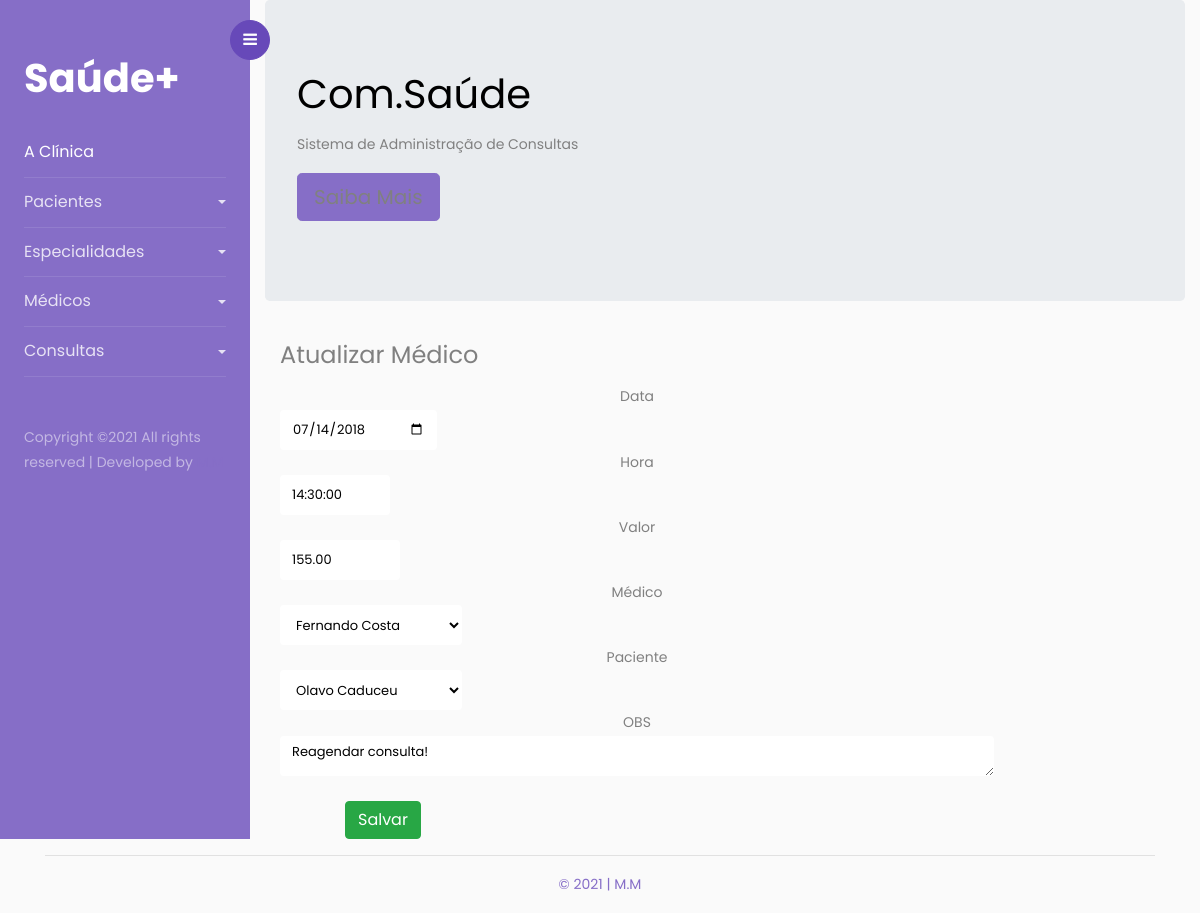
Screenshot of /index.php?pagina=aggiorna_appunta.php&idConsulta=1 with the database file from the repository.
### tables this page shows
CREATE TABLE IF NOT EXISTS `consulta` (
  `id_consulta` INT NOT NULL AUTO_INCREMENT COMMENT 'Id da Tabela consulta',
  `data_consulta` DATE NOT NULL COMMENT 'Data da Consulta',
  `hora_consulta` TIME(0) NOT NULL COMMENT 'Hora da Consulta\nHH:MM',
  `valor_consulta` DECIMAL(6,2) NOT NULL COMMENT 'Valor da Consulta\nEx.: 1250,50 - 850,00\n',
  `observacao_consulta` VARCHAR(200) CHARACTER SET 'utf8' COLLATE 'utf8_general_ci' NULL COMMENT 'Observação Sobre a Consulta\nCampo não obrigatório',
  `paciente_id_paciente` INT NOT NULL,
  `medico_id_medico` INT NOT NULL,
  `medico_especialidade_id_especialidade` INT NOT NULL,
  PRIMARY KEY (`id_consulta`, `paciente_id_paciente`, `medico_id_medico`, `medico_especialidade_id_especialidade`),
  UNIQUE INDEX `id_consulta_UNIQUE` (`id_consulta` ASC),
  INDEX `fk_consulta_paciente_idx` (`paciente_id_paciente` ASC),
  INDEX `fk_consulta_medico1_idx` (`medico_id_medico` ASC, `medico_especialidade_id_especialidade` ASC),
  CONSTRAINT `fk_consulta_paciente`
    FOREIGN KEY (`paciente_id_paciente`)
    REFERENCES `paciente` (`id_paciente`)
    ON DELETE CASCADE
    ON UPDATE CASCADE,
  CONSTRAINT `fk_consulta_medico1`
    FOREIGN KEY (`medico_id_medico` , `medico_especialidade_id_especialidade`)
    REFERENCES `medico` (`id_medico` , `especialidade_id_especialidade`)
    ON DELETE CASCADE
    ON UPDATE CASCADE);

CREATE TABLE IF NOT EXISTS `medico` (
  `id_medico` INT NOT NULL AUTO_INCREMENT COMMENT 'Id da Tabela medico',
  `nome_medico` VARCHAR(40) CHARACTER SET 'utf8' COLLATE 'utf8_general_ci' NOT NULL COMMENT 'Nome do Médico',
  `crm_medico` VARCHAR(8) CHARACTER SET 'utf8' COLLATE 'utf8_general_ci' NOT NULL COMMENT 'CRM do Médico\nMáximo 8 números',
  `data_nasc_medico` DATE NOT NULL COMMENT 'Data de Nascimento do Médico',
  `especialidade_id_especialidade` INT NOT NULL,
  PRIMARY KEY (`id_medico`, `especialidade_id_especialidade`),
  UNIQUE INDEX `id_medico_UNIQUE` (`id_medico` ASC),
  INDEX `fk_medico_especialidade1_idx` (`especialidade_id_especialidade` ASC),
  CONSTRAINT `fk_medico_especialidade1`
    FOREIGN KEY (`especialidade_id_especialidade`)
    REFERENCES `especialidade` (`id_especialidade`)
    ON DELETE CASCADE
    ON UPDATE CASCADE);

CREATE TABLE IF NOT EXISTS `paciente` (
  `id_paciente` INT NOT NULL AUTO_INCREMENT COMMENT 'Id da Tabela paciente',
  `nome_paciente` VARCHAR(40) CHARACTER SET 'utf8' COLLATE 'utf8_general_ci' NOT NULL COMMENT 'Nome do Paciente',
  `cpf_paciente` VARCHAR(14) CHARACTER SET 'utf8' COLLATE 'utf8_general_ci' NOT NULL COMMENT 'CPF do Paciente - Valor Único\nSerá utilizado máscara\n999.999.999-11',
  `data_nasc_paciente` DATE NOT NULL COMMENT 'Data de Nascimento do Paciente\n99/99/9999',
  `telefone_paciente` VARCHAR(16) CHARACTER SET 'utf8' COLLATE 'utf8_general_ci' NOT NULL COMMENT 'Telefone do Paciente\nSerá utilizado máscara\n(99) 9 9999-9999',
  `endereco_paciente` VARCHAR(80) CHARACTER SET 'utf8' COLLATE 'utf8_general_ci' NOT NULL COMMENT 'Endereço do Paciente',
  `bairro_paciente` VARCHAR(40) CHARACTER SET 'utf8' COLLATE 'utf8_general_ci' NOT NULL COMMENT 'Bairro do Paciente',
  `cidade_paciente` VARCHAR(40) CHARACTER SET 'utf8' COLLATE 'utf8_general_ci' NOT NULL COMMENT 'Cidade do Paciente',
  `uf_paciente` VARCHAR(2) CHARACTER SET 'utf8' COLLATE 'utf8_general_ci' NOT NULL COMMENT 'UF do Paciente\nApenas 2 Letras\nEx.: DF',
  `peso_paciente` DECIMAL(5,2) NOT NULL COMMENT 'Peso do Paciente\nEx.: 75,5 - 110,75',
  `altura_paciente` DECIMAL(5,2) NOT NULL COMMENT 'Altura do Paciente',
  `imc_paciente` DECIMAL(5,2) NOT NULL COMMENT 'IMC do Paciente\nSerá calculado pela aplicação\nUsuário não entrará com o dado direto',
  PRIMARY KEY (`id_paciente`),
  UNIQUE INDEX `id_paciente_UNIQUE` (`id_paciente` ASC),
  UNIQUE INDEX `cpf_paciente_UNIQUE` (`cpf_paciente` ASC));

### class/Consulta.php (called while the page is built, shortened)
<?php
include "Conessione.php";
class Consulta {
    private $idConsulta;
    public function getIdConsulta() {
        return $this->idConsulta;
    }
    public function setIdConsulta($idConsulta) {
        $this->idConsulta = $idConsulta;
    }
    public function listarConsultaId() {
        $strSql = "SELECT * FROM consulta
                   INNER JOIN paciente ON consulta.paciente_id_paciente = paciente.id_paciente
                   INNER JOIN medico ON consulta.medico_id_medico = medico.id_medico
                   INNER JOIN especialidade ON consulta.medico_especialidade_id_especialidade = especialidade.id_especialidade
                   WHERE id_consulta = ".$this->getIdConsulta()."";
        $rs = Conexao::executaSql($strSql);
        return $rs;
    }
}

### class/Conessione.php (called while the page is built, shortened)
<?php
class Conexao {
	public static function abrirConexao() {
		$mysql_usuario = "root";
		$mysql_password = "";
		$mysql_database = "saudesystem";
		$mysql_host  = "localhost";
		$varcon = mysqli_connect($mysql_host, $mysql_usuario, $mysql_password, $mysql_database);
		if ($varcon)
			return($varcon);
		  else
			return(false);
	}
	public static function fecharConexao($varcon) {
		if(mysqli_close($varcon))
			return(true);
		else
			return(false);
	}
	public static function executaSql($strSql) {
		$linkCon = Conexao::abrirConexao();
		$resultado = mysqli_query($linkCon, $strSql);
	   	return $resultado;
	}
}

### aggiorna_appunta.php (the view, shortened to what this page needs)
<?php
    include 'class/Consulta.php';
    $consulta = new Consulta();
    $consulta->setIdConsulta($_GET['idConsulta']);
    $rs = $consulta->listarConsultaId();
    $linha = mysqli_fetch_array($rs, MYSQLI_ASSOC);
echo '
<div class="container">
    <legend>Atualizar Médico</legend>
    <form action="index.php?pagina=procedere_aggiorna_consulta.php&idConsulta='.$linha['id_consulta'].'" method="post">
        <div class="form-inline ">
            <div class="col-lg-13">
                <label class="form-group">Data</label>
                <input style="width: 157px;" type="date" name="dataConsulta" class="form-control" value="'.$linha['data_consulta'].'" required>
                <label class="form-group">Hora</label>
                <input maxlength="8" style="width: 110px;" type="text" name="horaConsulta" class="form-control" placeholder="00:00:00" value="'.$linha['hora_consulta'].'" required>
                <label class="form-group">Valor</label>
                <input min="0" step=".01" style="width: 120px;" type="number" name="valorConsulta" class="form-control" placeholder="Ex.: 000,00" value="'.$linha['valor_consulta'].'" required>
                <label class="form-group">Médico</label>
                <select name="idMedicoConsulta" style="width: 182px;" class="form-control" required>
                    <option value="'.$linha['medico_id_medico'].'">'.$linha['nome_medico'].'</option>';
                        echo '
                </select>
                <label class="form-group">Paciente</label>
                <select name="idPacienteConsulta" style="width: 182px;" class="form-control" required>
                    <option value="'.$linha['paciente_id_paciente'].'">'.$linha['nome_paciente'].'</option>';
                        echo '
                </select>
                <label class="form-group">OBS</label>
                <textarea class="form-control" rows="5" cols="61" name="observacaoConsulta" placeholder="Observação...">';echo $linha['observacao_consulta']; echo '</textarea><br/><br/>
                <button style="width: 185p; margin-left: 65px;" type="submit" class="btn btn-success">Salvar</button>
            </div>
        </div>
    </form>
</div>
';

### rows the page displays
consulta: dataConsulta "07/14/2018", horaConsulta "14:30:00", valorConsulta "155.00", idMedicoConsulta "Fernando Costa", idPacienteConsulta "Olavo Caduceu", observacaoConsulta "Reagendar consulta!"
